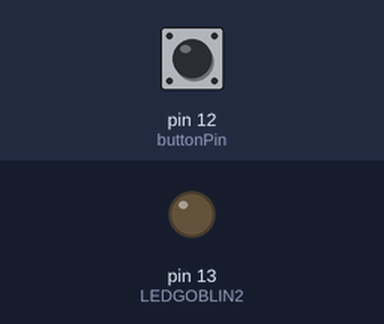
Bench run of a sketch on a simulated Arduino Uno, built with avr-gcc and run on an emulated ATmega328P. Parts: output pins drawn as LEDs (lit = HIGH). Inputs (shaded band) come from the test bench; at power-on: pin 12 (buttonPin) LOW. The modem accepts every AT command (registered, SIM ready, sends succeed) and sends nothing else.

Above: at 15.2 s.
15.3 s: pin 12 (buttonPin) pulled HIGH for 0.15 s
At 16.3 s:
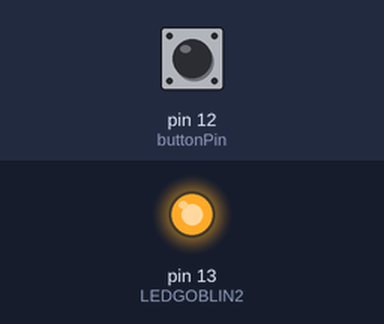
Timing chart, 0 to 37.0 s (numbered marks = the images above; inputs shaded):
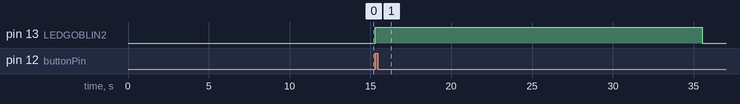

Measured:
- after the input at 15.3 s, pin 13 (LEDGOBLIN2): LOW → HIGH at once, → LOW 20.2 s later

The sketch:

PUSH_THE_BUTTON_AND_CALL_EXAMPLE2.ino
```cpp
/*
  PUSH_THE_BUTTON_AND_CALL_EXAMPLE2

  Produces one call when you push the button.
  Check more documentation and examples in http://www.verse-technology.com/goblin2/

  modified 29 October 2016
  by Rafael Cortés
  -GOBLIN 2 TEAM. VERSE Technology.
 */

#include <SoftwareSerial.h>                // Library SoftwareSerial
SoftwareSerial SIM5320A(6, 4);             // RX, TX. Configure the serial port in the SIM5320A for our GOBLIN 2
int buttonPin = 12;                        // Botton
int LEDGOBLIN2 = 13;                       // LED of Goblin 2

void setup(){
      SIM5320A.begin(9600);                // Set serial port speed for SIM5320A
      SIM5320Apower();                     // ON SIM5320A for software
      delay(10000);                        // Time to find a RED (DEPENDS OF YOUR POSITION)
      pinMode(LEDGOBLIN2, OUTPUT);         // initialize the LED pin as an output:
      pinMode(buttonPin, INPUT);           // initialize the pushbutton pin as an input:
   }

void loop(){
int reading = digitalRead(buttonPin);      // Read pin 12

  if(reading==HIGH){                       // If you push the button
    digitalWrite(LEDGOBLIN2,HIGH);         // Turn ON the the LED of GOBLIN 2
    call();                                // Function CALL
    }
    if(reading==LOW);                      // If you don't push the button
    {
      digitalWrite(LEDGOBLIN2,LOW);        // LED OFF
      }

}

void SIM5320Apower(){                      // Function for to turn ON the SIM5320A
  digitalWrite(5, HIGH);                   // This is the pin for to turn ON the SIM5320A for sofTtware
  delay(2000);                             // Wait 2 seconds
  digitalWrite(5, LOW);                    // This is the pin for to turn OFF the SIM5320A for software
  delay(2000);                             // Wait 2 seconds
}

void call(){
  SIM5320A.println("ATDXXXXXXXXXX;");      // This instruction makes the call, PUT THE CELLPHONE NUMBER IN THE XXXXXXXXXX
  delay(100);                              // Wait 100 mS
  SIM5320A.println();                      // Time CALL
  delay(20000);                            // Wait 20 seconds
  SIM5320A.println("ATH");                 // This instruction it's for finish the call
  delay(100);                              // Wait 100 mS
}
```
